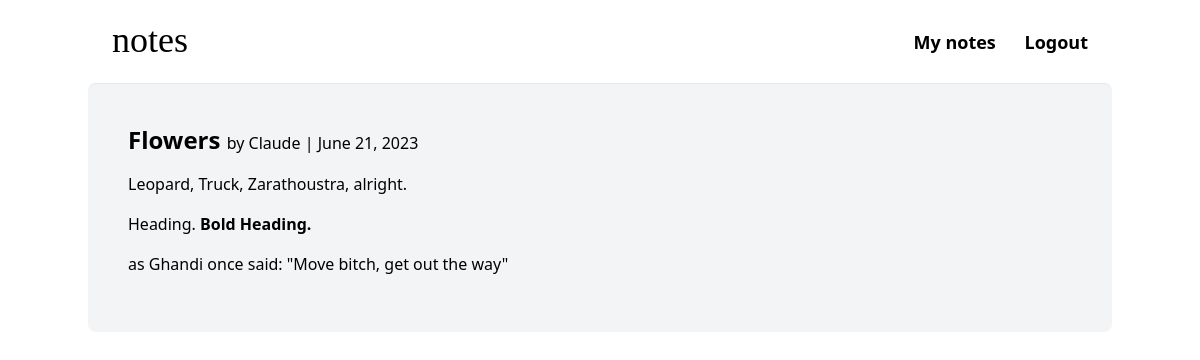
/note-detail/10 (signed in), run on the app's committed database.
### main/models.py (models this page shows, shortened)
class Note(models.Model):
    user = models.ForeignKey(User, on_delete=models.CASCADE, null=True, blank=True, related_name="notes")
    title = models.CharField(max_length=150, blank=True)
    note = RichTextField(blank=True, null=True)
    created_time = models.DateTimeField(auto_now_add=True)
    published = models.BooleanField(default=False)
    class Meta:
        ordering = ['-created_time'] # '-' prefix for a descending order

### main/views.py (the view)
# urls.py: path('note-detail/<int:pk>', NoteListDetail.as_view(), name='note-detail'),
class NoteListDetail(LoginRequiredMixin, TemplateView):
    template_name = "main/note_detail.html"
    def get_context_data(self, **kwargs):
        context = super().get_context_data(**kwargs)
        note_id = self.kwargs['pk']
        context['note'] = Note.objects.get(id=note_id)
        return context

### main/templates/main/note_detail.html (shortened to what this page needs)
{% extends 'main/base.html' %}
{% block body %}
<div class="p-4 space-y-4">
  <h1 class="text-2xl font-semibold">{{ note.title|title }} <span class="text-base font-thin"> by {{ note.user|title }} | {{ note.created_time|date:'N j, Y' }}</span></h1>
  <p>{{ note.note|safe }}</p>
</div>
{% endblock body %}

### data on the page
Note: title "Flowers", user "Claude", created_time "June 21, 2023", note "Leopard, Truck, Zarathoustra, alright. Heading. Bold Heading. as Ghandi once said: \"Move bitch, get out the way\""
